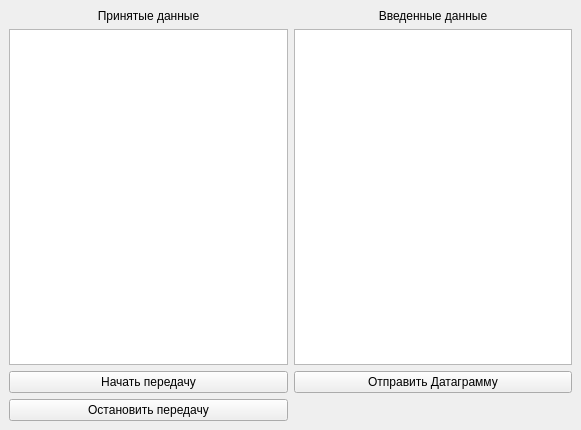
<?xml version="1.0" encoding="UTF-8"?>
<ui version="4.0">
 <class>MainWindow</class>
 <widget class="QMainWindow" name="MainWindow">
  <property name="geometry">
   <rect>
    <x>0</x>
    <y>0</y>
    <width>581</width>
    <height>430</height>
   </rect>
  </property>
  <property name="windowTitle">
   <string>MainWindow</string>
  </property>
  <widget class="QWidget" name="centralwidget">
   <layout class="QGridLayout" name="gridLayout">
    <item row="0" column="0">
     <widget class="QLabel" name="lb_receiveData">
      <property name="text">
       <string>Принятые данные</string>
      </property>
      <property name="alignment">
       <set>Qt::AlignCenter</set>
      </property>
     </widget>
    </item>
    <item row="1" column="0">
     <widget class="QTextEdit" name="te_result"/>
    </item>
    <item row="1" column="1">
     <widget class="QTextEdit" name="te_usrData"/>
    </item>
    <item row="2" column="0">
     <widget class="QPushButton" name="pb_start">
      <property name="text">
       <string>Начать передачу</string>
      </property>
     </widget>
    </item>
    <item row="3" column="0">
     <widget class="QPushButton" name="pb_stop">
      <property name="text">
       <string>Остановить передачу</string>
      </property>
     </widget>
    </item>
    <item row="2" column="1">
     <widget class="QPushButton" name="pb_sendDtgr">
      <property name="text">
       <string>Отправить Датаграмму</string>
      </property>
     </widget>
    </item>
    <item row="0" column="1">
     <widget class="QLabel" name="lb_usrData">
      <property name="text">
       <string>Введенные данные</string>
      </property>
      <property name="alignment">
       <set>Qt::AlignCenter</set>
      </property>
     </widget>
    </item>
   </layout>
  </widget>
 </widget>
 <resources/>
 <connections/>
</ui>
